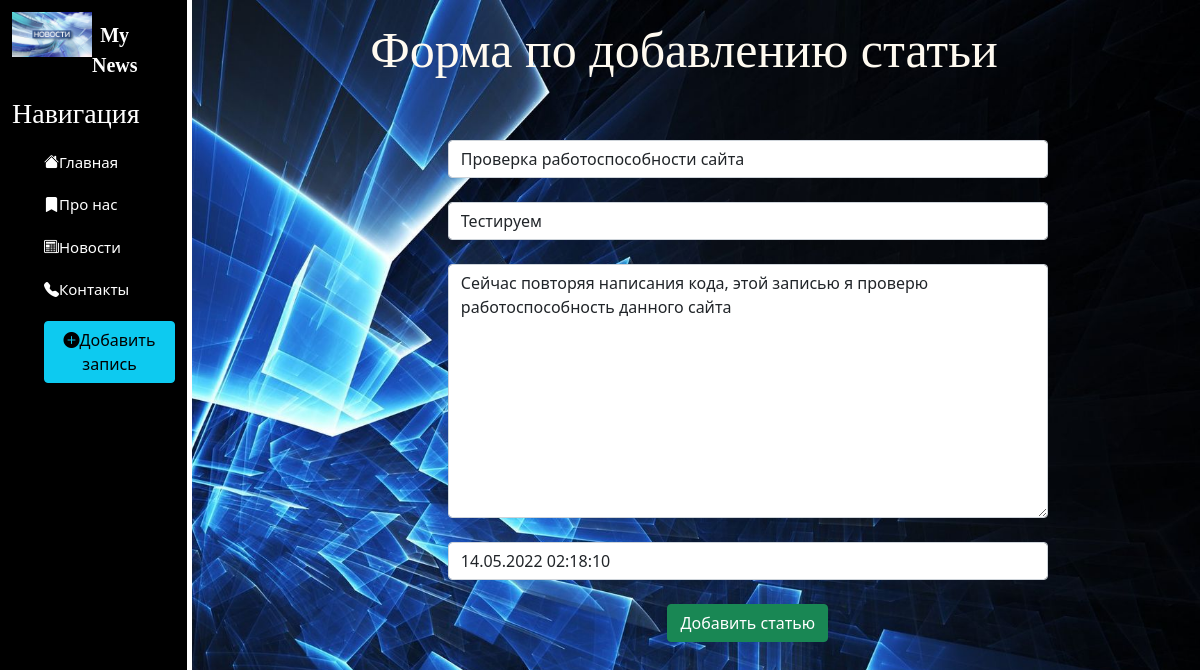
Before: /news/9/update with the older database file.
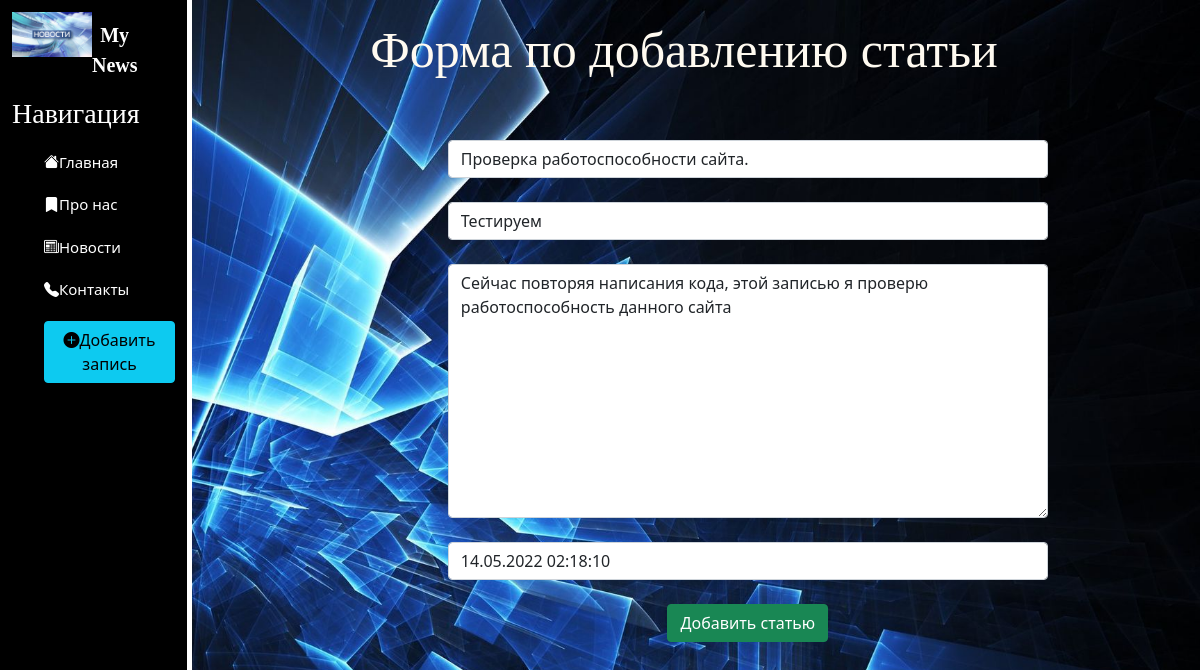
After: the same page with the newer database file.
### news/models.py (models this page shows, shortened)
class Articles(models.Model):
    title = models.CharField('Название', max_length=50)
    anons = models.CharField('Анонс', max_length=250)
    full_text = models.TextField('Статья')
    date = models.DateTimeField('Дата публикации')
    class Meta:
        verbose_name = 'Новость'
        verbose_name_plural = 'Новости'

### news/views.py (the view)
# urls.py: path('<int:pk>/update', views.NewsUpdateView.as_view(), name='news_update'),
class NewsUpdateView(UpdateView):
    model = Articles
    template_name = 'news/create.html'
    form_class = ArticlesForm

### news/forms.py
class ArticlesForm(ModelForm):
    class Meta:
        model = Articles
        fields = ['title', 'anons', 'full_text', 'date']
        widgets = {
            'title': TextInput(attrs={
                'class': 'form-control',
                'placeholder': 'Название статьи'
            }),
            'anons': TextInput(attrs={
                'class': 'form-control',
                'placeholder': 'Анонс статьи'
            }),
            'date': DateTimeInput(attrs={
                'class': 'form-control',
                'placeholder': 'Дата публикации'
            }),
            'full_text': Textarea(attrs={
                'class': 'form-control',
                'placeholder': 'Текст статьи'
            }),
        }

### news/templates/news/create.html (shortened to what this page needs)
{% extends 'main/layout.html' %}
{% block content %}
    <div class="features">
        <h1>Форма по добавлению статьи</h1>
        <form method="post">
            {{ form.title }}<br>
            {{ form.anons }}<br>
            {{ form.full_text }}<br>
            {{ form.date }}<br>
            <button class="btn btn-success" type="submit">Добавить статью</button>
        </form>
    </div>
{% endblock %}

Changed rows visible on the page:
changed Articles "Тестируем": title "Проверка работоспособности сайта" → "Проверка работоспособности сайта."
